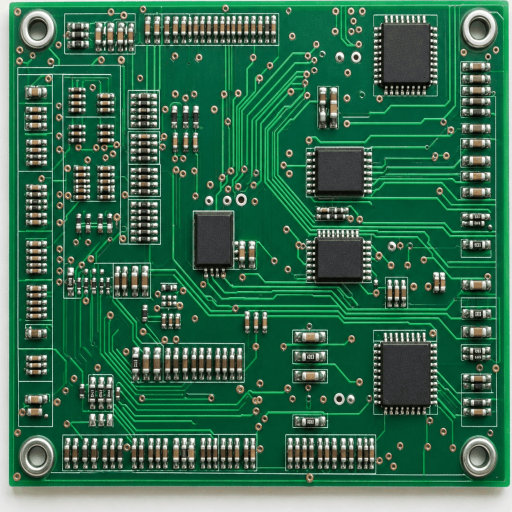
#> input picture evaluation/test_boards/TB001.png, 1024 x 1024 px (shown at 1/2 size); the run also reads 1 picture not shown here
$ python diagnose_preprocessing.py   (older library calls are emulated)
#> lines starting #> are read from the running program, lines starting #| are printed output that depends on the picture; after the words box and inside, x2 and y2 are one past the last pixel; in counts of white or black regions, pixels touching at a corner belong together
### server/pipeline/aligner.py
"""
PCB Image Alignment & Optical Quality Gating Engine
Team 5 - Model Optimization & Computer Vision Engine

Features:
1. Optical Quality Gate (Laplacian Variance Blur Detection)
2. Edge-preserving Bilateral Filter Preprocessing
3. Dual-Stage ORB + RANSAC Homography & Sub-pixel ECC Fallback
"""

import cv2
import numpy as np
from typing import Tuple, Dict, Optional

class PCBAligner:
    def __init__(self, nfeatures: int = 5000, ratio_thresh: float = 0.75, min_blur_variance: float = 65.0):
        self.nfeatures = nfeatures
        self.ratio_thresh = ratio_thresh
        self.min_blur_variance = min_blur_variance
        self.orb = cv2.ORB_create(nfeatures=self.nfeatures)
        self.bf = cv2.BFMatcher(cv2.NORM_HAMMING, crossCheck=False)

    def check_optical_quality(self, img: np.ndarray) -> Tuple[bool, float, str]:
        """
        Validates frame sharpness using Laplacian variance and exposure distribution.
        Returns: (is_valid, variance_score, reason)
        """
        if img is None or img.size == 0:
            return False, 0.0, "EMPTY_IMAGE"

        gray = cv2.cvtColor(img, cv2.COLOR_BGR2GRAY) if len(img.shape) == 3 else img
        variance = float(cv2.Laplacian(gray, cv2.CV_64F).var())
        mean_brightness = float(np.mean(gray))

        if variance < self.min_blur_variance:
            return False, variance, f"IMAGE_TOO_BLURRY (variance={variance:.1f} < {self.min_blur_variance})"

        if mean_brightness < 20.0:
            return False, variance, "SEVERE_UNDEREXPOSURE"
        elif mean_brightness > 240.0:
            return False, variance, "SEVERE_OVEREXPOSURE"

        return True, variance, "OPTICAL_QUALITY_PASS"

    def align(self, test_img: np.ndarray, reference_img: np.ndarray) -> Tuple[np.ndarray, float, np.ndarray, Dict]:
        """
        Aligns test_img to reference_img.
        Returns: (aligned_image, alignment_quality_score, homography_matrix, align_stats)
        """
        is_clear, blur_var, quality_msg = self.check_optical_quality(test_img)
        align_stats = {
            "blur_variance": round(blur_var, 1),
            "optical_quality": quality_msg,
            "alignment_method": "ORB_RANSAC"
        }

        if test_img.shape != reference_img.shape:
            test_img = cv2.resize(test_img, (reference_img.shape[1], reference_img.shape[0]))

        # Denoise with edge-preserving bilateral filter before keypoint extraction
        gray_test = cv2.cvtColor(test_img, cv2.COLOR_BGR2GRAY) if len(test_img.shape) == 3 else test_img
        gray_ref = cv2.cvtColor(reference_img, cv2.COLOR_BGR2GRAY) if len(reference_img.shape) == 3 else reference_img

        denoised_test = cv2.bilateralFilter(gray_test, d=5, sigmaColor=35, sigmaSpace=35)
        denoised_ref = cv2.bilateralFilter(gray_ref, d=5, sigmaColor=35, sigmaSpace=35)

        kp1, des1 = self.orb.detectAndCompute(denoised_test, None)
        kp2, des2 = self.orb.detectAndCompute(denoised_ref, None)

        if des1 is None or des2 is None or len(des1) < 10 or len(des2) < 10:
            aligned, q, H = self._ecc_fallback(test_img, reference_img)
            align_stats["alignment_method"] = "ECC_FALLBACK"
            return aligned, q, H, align_stats

        matches = self.bf.knnMatch(des1, des2, k=2)

        good_matches = []
        for m_n in matches:
            if len(m_n) == 2:
                m, n = m_n
                if m.distance < self.ratio_thresh * n.distance:
                    good_matches.append(m)

        if len(good_matches) < 4:
            aligned, q, H = self._ecc_fallback(test_img, reference_img)
            align_stats["alignment_method"] = "ECC_FALLBACK"
            return aligned, q, H, align_stats

        src_pts = np.float32([kp1[m.queryIdx].pt for m in good_matches]).reshape(-1, 1, 2)
        dst_pts = np.float32([kp2[m.trainIdx].pt for m in good_matches]).reshape(-1, 1, 2)

        H, mask = cv2.findHomography(src_pts, dst_pts, cv2.RANSAC, 5.0)

        if H is None or mask is None:
            aligned, q, H = self._ecc_fallback(test_img, reference_img)
            align_stats["alignment_method"] = "ECC_FALLBACK"
            return aligned, q, H, align_stats

        inliers_count = int(np.sum(mask))
        inlier_ratio = inliers_count / float(len(good_matches) + 1e-5)
        alignment_quality = float(np.clip(inlier_ratio * 1.5, 0.0, 1.0))

        if alignment_quality < 0.35:
            aligned, q, H = self._ecc_fallback(test_img, reference_img)
            align_stats["alignment_method"] = "ECC_FALLBACK"
            return aligned, q, H, align_stats

        height, width = reference_img.shape[:2]
        aligned_img = cv2.warpPerspective(test_img, H, (width, height), flags=cv2.INTER_LANCZOS4)

        align_stats["inlier_count"] = inliers_count
        align_stats["total_matches"] = len(good_matches)

        return aligned_img, alignment_quality, H, align_stats

    # [21 lines left out: function _ecc_fallback, not called in this run]

### server/pipeline/detector_depth.py
"""
3D Depth Defect Detector with Substrate Ground-Plane Leveling
Team 5 - Model Optimization & Sub-Team B

Features:
1. Substrate Ground-Plane Fitting to eliminate camera perspective slant
2. True vertical lift calculation relative to bare board substrate
3. Monocular Depth Estimation (Depth Anything V2 or High-Order Gradient Fallback)
4. Tombstoning, Billboarding, Component Tilt, and Seating Height Defect Detection
"""

import cv2
import numpy as np
from pathlib import Path
from typing import Optional, Dict, List, Tuple
from server.pipeline.substrate_leveler import SubstrateLeveler

class DetectorDepth:
    def __init__(
        self,
        theta_height: float = 0.14,
        theta_tilt: float = 0.040,
        theta_tomb: float = 0.012,
        use_model: bool = True,
        model_name_or_path: Optional[str] = None,
        hf_token: Optional[str] = None
    ):
        self.theta_height = theta_height
        self.theta_tilt = theta_tilt
        self.theta_tomb = theta_tomb
        self._pipe = None
        self.leveler = SubstrateLeveler(sample_grid_step=16)
        self.model_name = "Gradient-Depth-Engine (Fallback)"

        if use_model:
            try:
                from transformers import pipeline
                resolved_model = (model_name_or_path or "").strip() or "depth-anything/Depth-Anything-V2-Small-hf"
                local_model_path = Path(resolved_model)
                pipeline_kwargs = {"task": "depth-estimation", "model": str(local_model_path) if local_model_path.exists() else resolved_model}
                if hf_token:
                    pipeline_kwargs["token"] = hf_token
                self._pipe = pipeline(**pipeline_kwargs)
                if local_model_path.exists():
                    self.model_name = f"Local Depth Model ({local_model_path})"
                elif hf_token:
                    self.model_name = "Depth-Anything-V2-Small-hf (Authenticated)"
                else:
                    self.model_name = "Depth-Anything-V2-Small-hf (PyTorch)"
            except Exception:
                self._pipe = None
                self.model_name = "Gradient-Depth-Engine (Fallback)"

    def estimate_depth(self, img: np.ndarray) -> np.ndarray:
        """Estimates normalized depth map [0.0, 1.0] for input BGR image."""
        if self._pipe is not None:
            try:
                from PIL import Image
                rgb_img = cv2.cvtColor(img, cv2.COLOR_BGR2RGB)
                pil_img = Image.fromarray(rgb_img)
                res = self._pipe(pil_img)
                depth_map = np.array(res["depth"], dtype=np.float32)
                depth_norm = cv2.normalize(depth_map, None, alpha=0.0, beta=1.0, norm_type=cv2.NORM_MINMAX)
                return depth_norm.astype(np.float32)
            except Exception:
                pass

        # High-performance structural luminance + edge gradient depth fallback estimator
        gray = cv2.cvtColor(img, cv2.COLOR_BGR2GRAY) if len(img.shape) == 3 else img
        grad_x = cv2.Sobel(gray, cv2.CV_64F, 1, 0, ksize=3)
        grad_y = cv2.Sobel(gray, cv2.CV_64F, 0, 1, ksize=3)
        mag = cv2.magnitude(grad_x, grad_y)

        depth = (255.0 - gray.astype(np.float64)) * 0.6 + mag * 0.4
        depth_norm = cv2.normalize(depth, None, alpha=0.0, beta=1.0, norm_type=cv2.NORM_MINMAX)
        return depth_norm.astype(np.float32)

    # [84 lines left out: function inspect, not called in this run]

### server/pipeline/substrate_leveler.py
"""
3D Substrate Ground-Plane Leveler
Team 5 - Advanced Depth Normalization

Solves camera perspective slant & board tilt by fitting a 3D plane
Z_base = A*x + B*y + C to the bare PCB substrate and subtracting it,
yielding pure relative component vertical lift.
"""

import cv2
import numpy as np
from typing import List, Dict, Tuple

class SubstrateLeveler:
    def __init__(self, sample_grid_step: int = 16):
        self.sample_grid_step = sample_grid_step

    def level_depth_map(self, raw_depth: np.ndarray, components: List[Dict]) -> Tuple[np.ndarray, np.ndarray, Dict]:
        """
        Fits a 3D plane to non-component substrate pixels and subtracts it.
        Returns:
            leveled_depth: Depth map normalized relative to flat board substrate [0.0, 1.0]
            plane_depth: The calculated substrate slope plane
            plane_stats: Estimated board tilt angles in X and Y (degrees)
        """
        img_h, img_w = raw_depth.shape[:2]

        # 1. Create a binary mask of bare substrate (exclude all component ROIs)
        substrate_mask = np.ones((img_h, img_w), dtype=np.uint8) * 255
        for comp in components:
            x, y, w, h = comp.get("bbox_xywh", [0, 0, 0, 0])
            # Add a slight padding margin (+10%) around components
            pad_x, pad_y = max(4, int(w * 0.1)), max(4, int(h * 0.1))
            x1, y1 = max(0, x - pad_x), max(0, y - pad_y)
            x2, y2 = min(img_w, x + w + pad_x), min(img_h, y + h + pad_y)
            substrate_mask[y1:y2, x1:x2] = 0

        # Avoid image borders (often have shadows or fixtures)
        border = 12
        substrate_mask[:border, :] = 0
        substrate_mask[-border:, :] = 0
        substrate_mask[:, :border] = 0
        substrate_mask[:, -border:] = 0

        # 2. Sample substrate (X, Y, Z) coordinates on a regular grid
        sample_y, sample_x = np.where(substrate_mask[::self.sample_grid_step, ::self.sample_grid_step] > 0)
        sample_y = sample_y * self.sample_grid_step
        sample_x = sample_x * self.sample_grid_step

        if len(sample_x) < 20:
            # Fallback if too few substrate pixels found
            return raw_depth.copy(), np.zeros_like(raw_depth), {"tilt_x_deg": 0.0, "tilt_y_deg": 0.0}

        sample_z = raw_depth[sample_y, sample_x]

        # 3. Fit 3D Plane Equation: Z = A*X + B*Y + C via Least Squares
        # Formulation: M * [A, B, C]^T = Z, where M = [X, Y, 1]
        M = np.column_stack([sample_x, sample_y, np.ones_like(sample_x)])

        try:
            plane_coeffs, _, _, _ = np.linalg.lstsq(M, sample_z, rcond=None)
            A, B, C = float(plane_coeffs[0]), float(plane_coeffs[1]), float(plane_coeffs[2])
        except Exception:
            A, B, C = 0.0, 0.0, float(np.median(sample_z))

        # 4. Generate the Substrate Plane Map over the entire image grid
        grid_x, grid_y = np.meshgrid(np.arange(img_w), np.arange(img_h))
        plane_depth = A * grid_x + B * grid_y + C

        # 5. Subtract Base Plane: Pure Component Height Above Substrate
        relative_depth = raw_depth - plane_depth

        # Substrate should be at 0.0; elevate positive component heights
        # Clip negative noise (slight depressions/vias)
        leveled = np.clip(relative_depth, 0.0, None)

        # Normalize to [0.0, 1.0] for stable threshold comparison
        max_val = np.percentile(leveled, 99.0)
        if max_val > 1e-4:
            leveled = np.clip(leveled / max_val, 0.0, 1.0)

        # Estimate substrate tilt angles
        tilt_x_deg = round(float(np.degrees(np.arctan(A))), 2)
        tilt_y_deg = round(float(np.degrees(np.arctan(B))), 2)

        plane_stats = {
            "plane_equation": f"Z = {A:.5f}X + {B:.5f}Y + {C:.3f}",
            "board_pitch_deg": tilt_y_deg,
            "board_roll_deg": tilt_x_deg,
            "substrate_sample_count": len(sample_x)
        }

        return leveled.astype(np.float32), plane_depth.astype(np.float32), plane_stats

### scripts/diagnose_preprocessing.py
"""
Deep Preprocessing Diagnostics & Stage-by-Stage Visual Breakdown
Demonstrates how raw camera image data is cleaned, normalized, and transformed.
"""

import os
import sys
import json
import cv2
import numpy as np

# Add project root to sys.path
ROOT_DIR = os.path.abspath(os.path.join(os.path.dirname(__file__), ".."))
sys.path.insert(0, ROOT_DIR)

from server.pipeline.aligner import PCBAligner
from server.pipeline.detector_2d import Detector2D
from server.pipeline.substrate_leveler import SubstrateLeveler
from server.pipeline.detector_depth import DetectorDepth

def run_preprocessing_pipeline_diagnostic(image_path: str, ref_path: str, output_dir: str):
#> called with image_path = 'evaluation/test_boards/TB001.png', ref_path = 'server/reference/golden_board.png', output_dir = 'evaluation/reports/preprocessing_steps'
    os.makedirs(output_dir, exist_ok=True)

    # 1. Load Raw Image
    raw_img = cv2.imread(image_path)
#> raw_img is the input picture: shape (1024, 1024, 3); mean B, G, R 80.1, 108.3, 52.7
    ref_img = cv2.imread(ref_path)

    if raw_img is None or ref_img is None:
        raise ValueError(f"Could not load images: {image_path}, {ref_path}")

    h, w = raw_img.shape[:2]
    cv2.imwrite(os.path.join(output_dir, "step1_raw_input.png"), raw_img)

    # 2. Stage 1: Optical Quality Gate & Exposure Analysis
    gray_raw = cv2.cvtColor(raw_img, cv2.COLOR_BGR2GRAY)
    laplacian = cv2.Laplacian(gray_raw, cv2.CV_64F)
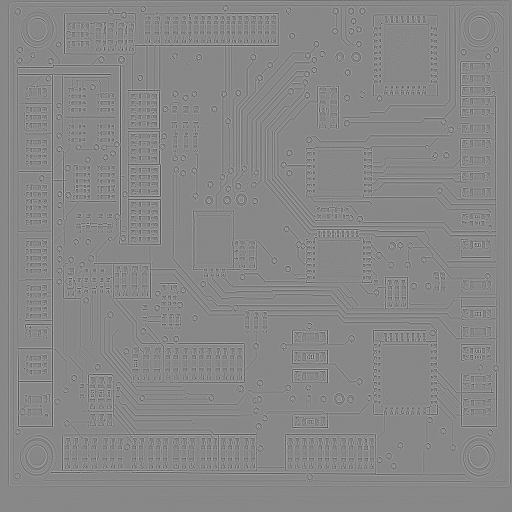
#> laplacian: shape (1024, 1024) float64 (shown at 1/2 size); min -313, max 274, mean 0; drawn with min black and max white
    blur_variance = float(laplacian.var())
#> blur_variance = 1345.7
    mean_brightness = float(np.mean(gray_raw))
#> mean_brightness = 88.49
    std_contrast = float(np.std(gray_raw))
#> std_contrast = 55.35

    # Save visual Laplacian edge energy map
    laplacian_vis = cv2.normalize(np.abs(laplacian), None, 0, 255, cv2.NORM_MINMAX, dtype=cv2.CV_8U)
    cv2.imwrite(os.path.join(output_dir, "step2_laplacian_sharpness_map.png"), laplacian_vis)

    # 3. Stage 2: Specular Reflection Detection & Clipping in CIE-LAB Color Space
    lab = cv2.cvtColor(raw_img, cv2.COLOR_BGR2LAB)
#> lab: shape (1024, 1024, 3); mean of channels 0, 1, 2 105.8, 105.7, 139.7
    l_chan, a_chan, b_chan = cv2.split(lab)

    # Identify shiny specular reflections on solder joints / metallic packages (> 240 in L)
    glare_mask = (l_chan > 240).astype(np.uint8) * 255
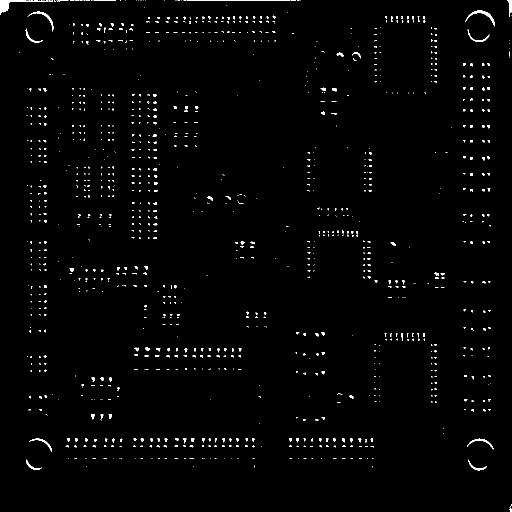
#> glare_mask: shape (1024, 1024) (shown at 1/2 size); 1.3% white; 1149 white regions (1003 under 20 px), largest, box (x1, y1, x2, y2) and area: (0, 0, 106, 29) 603, (931, 21, 990, 53) 330, (55, 23, 107, 63) 246
    glare_pixel_count = int(np.count_nonzero(glare_mask))
#> glare_pixel_count = 13433

    # Generate highlighted glare visualization (red marks over glare points)
    glare_vis = raw_img.copy()
    glare_vis[glare_mask > 0] = [0, 0, 255] # Mark glare in Red
#> glare_vis: shape (1024, 1024, 3); 1.28% of pixels changed, all inside (x1, y1, x2, y2) = (0, 0, 1024, 1024)
    cv2.imwrite(os.path.join(output_dir, "step3_specular_glare_mask.png"), glare_vis)

    # Suppress specular glare
    l_suppressed = l_chan.copy()
    l_suppressed[l_chan > 240] = 230
#> l_suppressed: shape (1024, 1024); min 3, max 240, mean 105.6

    # 4. Stage 3: CLAHE (Contrast-Limited Adaptive Histogram Equalization)
    clahe = cv2.createCLAHE(clipLimit=2.5, tileGridSize=(8, 8))
    l_clahe = clahe.apply(l_suppressed)

    # Recombine to normalized BGR
    lab_normalized = cv2.merge([l_clahe, a_chan, b_chan])
#> lab_normalized: shape (1024, 1024, 3); mean of channels 0, 1, 2 113.8, 105.7, 139.7
    bgr_clahe = cv2.cvtColor(lab_normalized, cv2.COLOR_LAB2BGR)
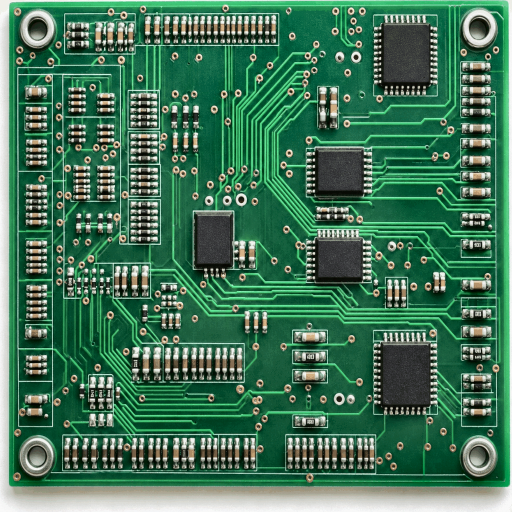
#> bgr_clahe: shape (1024, 1024, 3) (shown at 1/2 size); mean B, G, R 88.1, 117, 65.1
    cv2.imwrite(os.path.join(output_dir, "step4_lab_clahe_normalized.png"), bgr_clahe)
    cv2.imwrite(os.path.join(output_dir, "step4_luminance_equalized.png"), l_clahe)

    # 5. Stage 4: Edge-Preserving Bilateral Denoising
    bilateral_denoised = cv2.bilateralFilter(l_clahe, d=5, sigmaColor=35, sigmaSpace=35)
    cv2.imwrite(os.path.join(output_dir, "step5_bilateral_denoised.png"), bilateral_denoised)

    # 6. Stage 5: Dual-Stage ORB Feature Extraction & RANSAC Homography Alignment
    aligner = PCBAligner(nfeatures=5000)
    aligned_img, align_q, H, align_stats = aligner.align(raw_img, ref_img)
#> in check_optical_quality, `variance = float(cv2.Laplacian(gray, cv2.CV_64F).var())`: variance = 1345.7
#> in check_optical_quality, `mean_brightness = float(np.mean(gray))`: mean_brightness = 88.49
#> in align, `is_clear, blur_var, quality_msg = self.check_optical_quality(test_img)`: is_clear = True; blur_var = 1345.7; quality_msg = 'OPTICAL_QUALITY_PASS'
#> in align, `align_stats = { "blur_variance": round(blur_var, 1), "optical_quality"..`: align_stats = {'blur_variance': 1345.7, 'optical_quality': 'OPTICAL_QUALITY_PASS', 'alignment_method': 'ORB_RANSAC'}
#> in align, `kp1, des1 = self.orb.detectAndCompute(denoised_test, None)`: kp1 = 5000 keypoints; strongest (x, y, size): (296, 475, 31), (280, 380, 31), (942, 442, 37.2), (481, 394, 64.3)
#> in align, `kp2, des2 = self.orb.detectAndCompute(denoised_ref, None)`: kp2 has the same summary as kp1
#> in align, `matches = self.bf.knnMatch(des1, des2, k=2)`: matches = 5000 matches
#> after the loop in align, `for m_n in matches:`: good_matches = 4985 matches
#> in align, `H, mask = cv2.findHomography(src_pts, dst_pts, cv2.RANSAC, 5.0)`: H = [[1, 2.35e-15, -2.28e-13], [1.4e-15, 1, 4.33e-14], [2.84e-18, 5.25e-18, 1]]; mask = 4985 values from 1 to 1
#> in align, `inliers_count = int(np.sum(mask))`: inliers_count = 4985
#> in align, `inlier_ratio = inliers_count / float(len(good_matches) + 1e-5)`: inlier_ratio = 1
#> align_q = 1; align_stats = {'blur_variance': 1345.7, 'optical_quality': 'OPTICAL_QUALITY_PASS', 'alignment_method': 'ORB_RANSAC', 'inlier_count': 4985, 'total_matches': 4985}
    cv2.imwrite(os.path.join(output_dir, "step6_homography_aligned.png"), aligned_img)

    # Feature match visualization
    kp1, des1 = aligner.orb.detectAndCompute(bilateral_denoised, None)
#> kp1 = 5000 keypoints; strongest (x, y, size): (760, 116, 37.2), (761, 139, 31), (628, 332, 37.2), (481, 394, 64.3)
    kp_vis = cv2.drawKeypoints(raw_img, kp1[:300], None, color=(0, 255, 0), flags=0)
    cv2.imwrite(os.path.join(output_dir, "step6_orb_features_detected.png"), kp_vis)

    # 7. Stage 6: Multi-Scale Structural Canny Edge Density Map
    canny_edges = cv2.Canny(bilateral_denoised, 50, 150)
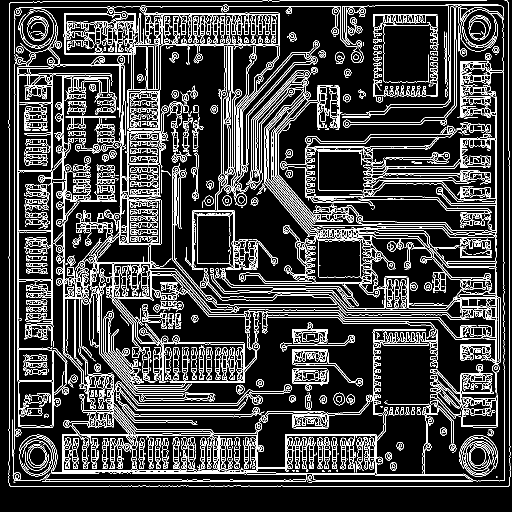
#> canny_edges: shape (1024, 1024) (shown at 1/2 size); 14.9% white in thin lines or dots
    cv2.imwrite(os.path.join(output_dir, "step7_canny_edge_structure.png"), canny_edges)

    # 8. Stage 7: 3D Depth Ground-Plane Fitting & Substrate Leveling
    depth_engine = DetectorDepth(use_model=False)
    raw_depth = depth_engine.estimate_depth(aligned_img)
#> in estimate_depth, `grad_y = cv2.Sobel(gray, cv2.CV_64F, 0, 1, ksize=3)`:
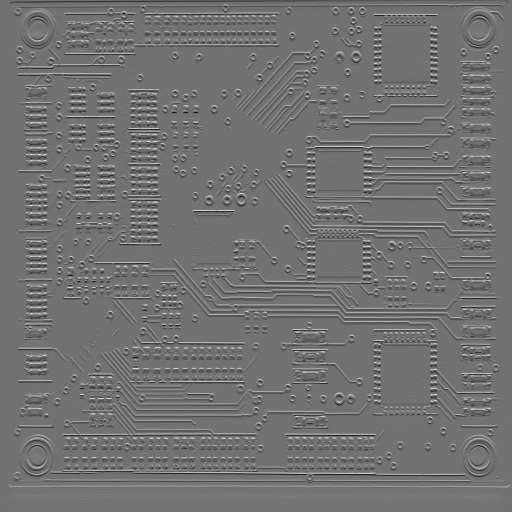
#> grad_y: shape (1024, 1024) float64 (shown at 1/2 size); min -718, max 885, mean 0.1; drawn with min black and max white
#> in estimate_depth, `mag = cv2.magnitude(grad_x, grad_y)`:
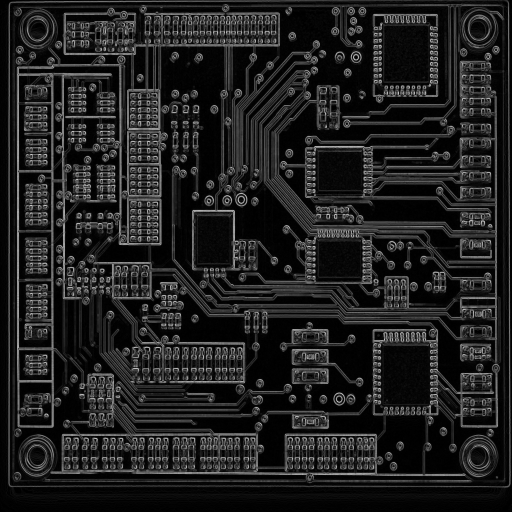
#> mag: shape (1024, 1024) float64 (shown at 1/2 size); min 0, max 887, mean 112.7; drawn with min black and max white
#> in estimate_depth, `depth = (255.0 - gray.astype(np.float64)) * 0.6 + mag * 0.4`:
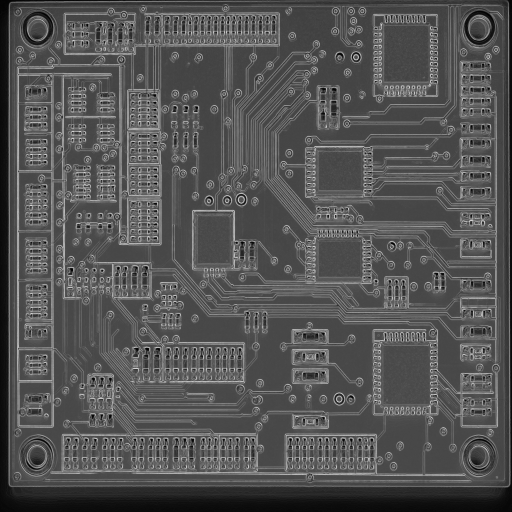
#> depth: shape (1024, 1024) float64 (shown at 1/2 size); min 1.2, max 434, mean 145; drawn with min black and max white
#> (the rest of the program and of its run is left out)
